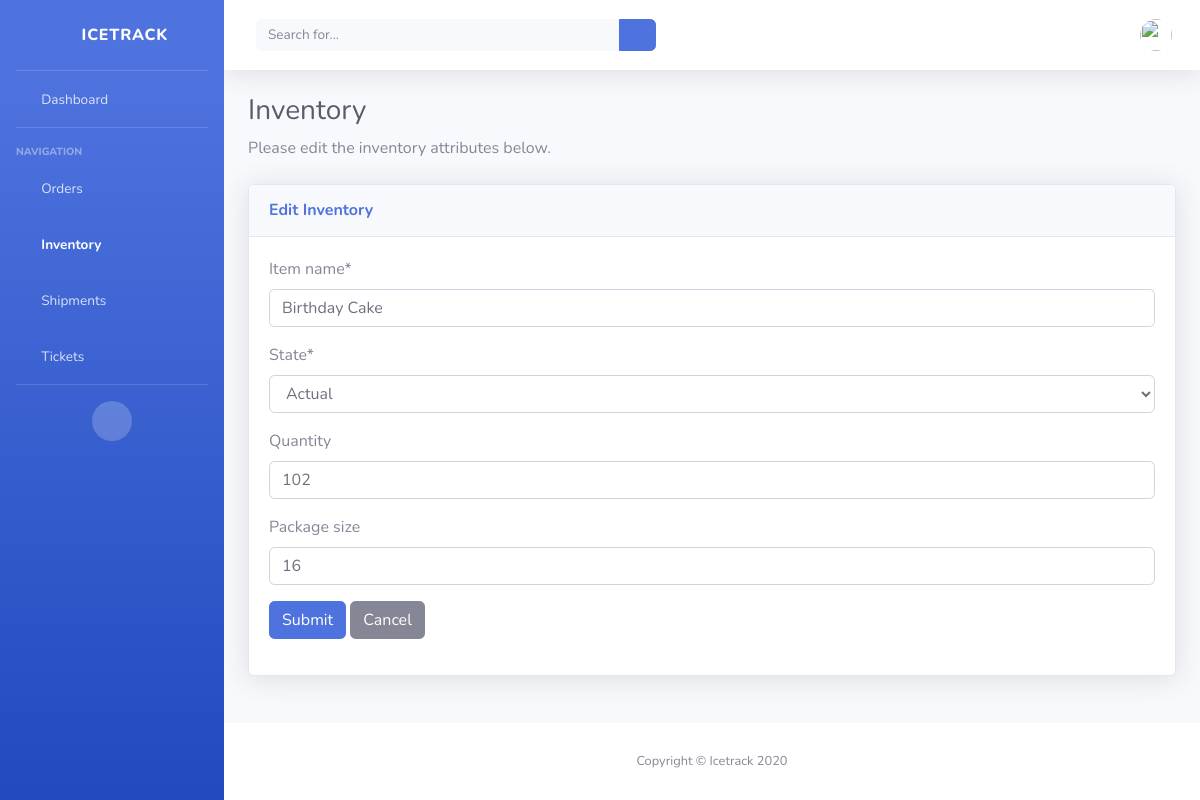
/inventory/1/update, run on the app's committed database.
### icetrack/models.py (models this page shows, shortened)
class Inventory(models.Model):
    STATE_CHOICES = [
        ('Actual', 'Actual'),
        ('Planned', 'Planned'),
        ('Spoilage', 'Spoilage'),
        ('Defective', 'Defective'),
    ]
    item_name = models.CharField(max_length=50, null=True)
    quantity = models.IntegerField(default='0', blank=True, null=True)
    package_size = models.IntegerField(default='0', blank=True, null=True)
    state = models.CharField(max_length=10, choices=STATE_CHOICES, default='Planned')
    received_quantity = models.IntegerField(default='0', blank=True, null=True)
    received_by = models.CharField(max_length=50, blank=True, null=True)
    num_orders = models.IntegerField(default='0', blank=True, null=True)
    sold_quantity = models.IntegerField(default='0', blank=True, null=True)
    sold_by = models.CharField(max_length=50, blank=True, null=True)
    sold_to = models.CharField(max_length=50, blank=True, null=True)
    created_by = models.CharField(max_length=50, blank=True, null=True, default='Administrator')
    reorder_level = models.IntegerField(default='0', blank=True, null=True)
    date_created = models.DateTimeField(auto_now_add=True, auto_now=False)
    last_updated = models.DateTimeField(auto_now_add=False, auto_now=True)
    export_to_CSV = models.BooleanField(default=False)

### icetrack/views.py (the view, shortened to what this page needs)
# urls.py: path('inventory/<int:pk>/update', InventoryUpdateView.as_view(), name="update_inventory"),
class InventoryUpdateView(UpdateView):
    model = Inventory
    form_class = InventoryUpdateForm
    success_url = '/inventory/'
    template_name = 'create_inventory.html'

### icetrack/forms.py
class InventoryUpdateForm(forms.ModelForm):
    class Meta:
        model = Inventory
        fields = ['item_name', 'state', 'quantity', 'package_size']

### templates/create_inventory.html
{% extends 'base_authenticated.html' %}
{% load crispy_forms_tags %}
{% block content%}
<div class="container-fluid">
    <h1 class="h3 mb-2 text-gray-800">Inventory</h1>
    <p class="mb-4">
        {% if 'update' in request.path %}
            Please edit the inventory attributes below.
        {% else %}
            To create an inventory item, please fill out the following form.
        {% endif %}
    </p>
    <div class="card shadow mb-4">
        <div class="card-header py-3">
            <h6 class="m-0 font-weight-bold text-primary">
                {% if 'update' in request.path %}
                    Edit Inventory
                {% else %}
                    Create Inventory
                {% endif %}
            </h6>
        </div>
        <div class="card-body">
			<form method='POST' action=''>{% csrf_token %}
				<div class="form-group">
					{{form|crispy}}
				</div>
		        <input type="submit" class="btn btn-primary" value='Submit'/>
				<a href="{{ view.get_success_url }}" class="btn btn-secondary">Cancel</a>
		    </form>
		</div>
	</div>
</div>
{% endblock content %}

### data on the page
Inventory: item_name "Birthday Cake", state "Actual", quantity "102", package_size "16"
